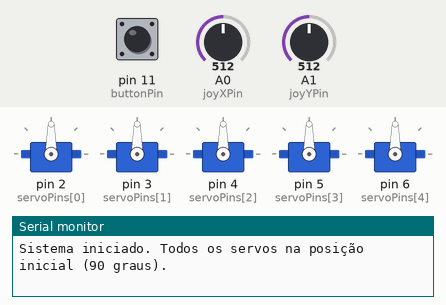
Bench run of a sketch on a simulated Arduino Uno, built with avr-gcc and run on an emulated ATmega328P. Parts: 5 × servo, the last lines printed to the serial monitor. The test bench sets the inputs (shaded band); at power-on: A1 (joyYPin) = 512, pin 11 (buttonPin) HIGH, A0 (joyXPin) = 512.

Above: at 1.2 s.
1.3 s: A1 (joyYPin) set to 716
At 1.8 s:
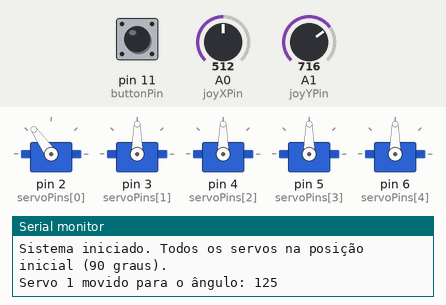
2.9 s: pin 11 (buttonPin) pulled LOW for 0.25 s
At 4.2 s:
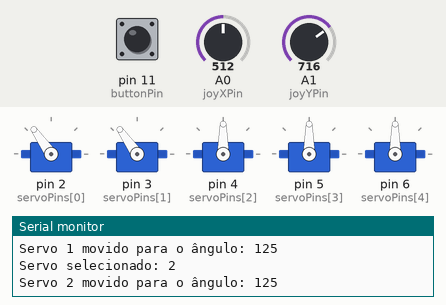
4.6 s: A1 (joyYPin) set to 900
At 5.7 s:
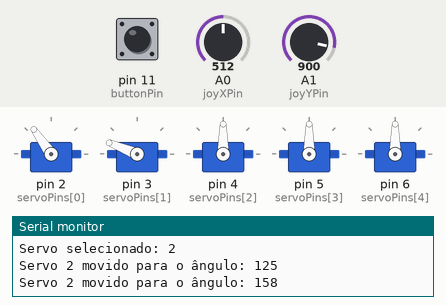
6.1 s: pin 11 (buttonPin) pulled LOW for 1 s
At 7.0 s:
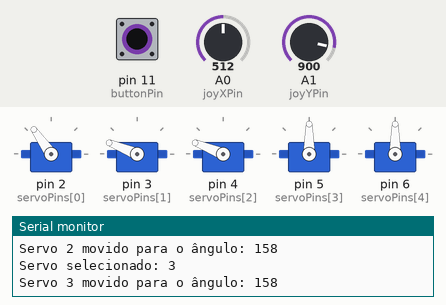
8.6 s: pin 11 (buttonPin) pulled LOW for 0.25 s
At 9.0 s:
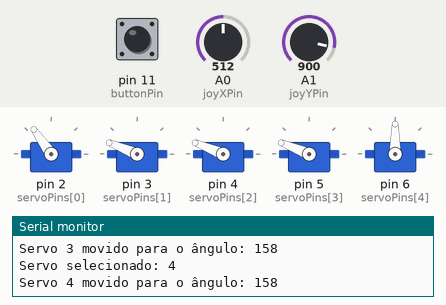
10.3 s: A1 (joyYPin) set to 1023
At 11.7 s:
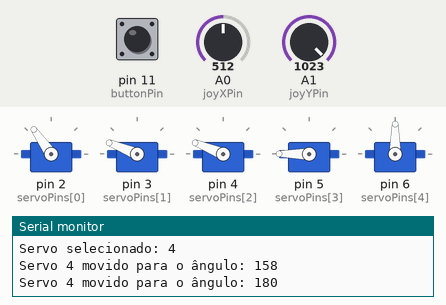
Timing chart, 0 to 12.9 s (numbered marks = the images above; inputs shaded):
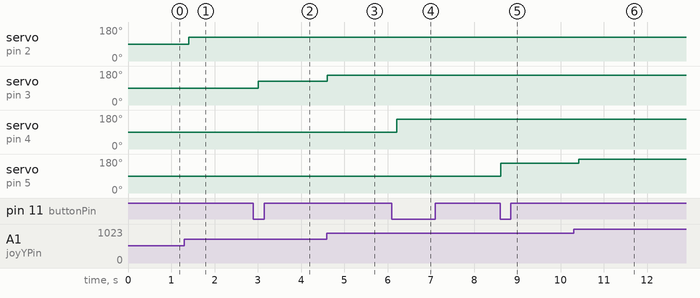

The sketch:

MultiServoArmControlWithJoystick.ino
```cpp
#include <Servo.h>

// Definição dos pinos
const int joyXPin = A0;       // Pino do eixo X do joystick
const int joyYPin = A1;       // Pino do eixo Y do joystick
const int buttonPin = 11;     // Pino do botão do joystick (SW)
const int servoPins[5] = {2, 3, 4, 5, 6};  // Pinos dos servos do braço

Servo servos[5];  // Array de 5 servos

const int deadzone = 30;  // Definindo a zona morta em torno de 512
int lastAngles[5] = {90, 90, 90, 90, 90};  // Última posição dos servos
int currentServo = 0;  // Índice do servo atualmente selecionado
int lastButtonState = HIGH;  // Estado anterior do botão

void setup() {
  // Iniciar os 5 servos
  for (int i = 0; i < 5; i++) {
    servos[i].attach(servoPins[i]);
    servos[i].write(lastAngles[i]);  // Posição inicial (90 graus)
  }

  // Configurar o pino do botão como entrada com pull-up interno
  pinMode(buttonPin, INPUT_PULLUP);

  // Inicializa comunicação serial para depuração
  Serial.begin(9600);

  Serial.println("Sistema iniciado. Todos os servos na posição inicial (90 graus).");
}

void loop() {
  // Leitura dos valores do joystick (0 a 1023)
  int joyXValue = analogRead(joyXPin);
  int joyYValue = analogRead(joyYPin);

  // Leitura do estado do botão (LOW significa pressionado)
  int buttonState = digitalRead(buttonPin);

  // Se o botão for pressionado, alternar para o próximo servo
  if (buttonState == LOW && lastButtonState == HIGH) {
    currentServo = (currentServo + 1) % 5;  // Alterna entre os 5 servos
    Serial.println("Servo selecionado: " + String(currentServo + 1));
  }

  // Atualiza o estado anterior do botão
  lastButtonState = buttonState;

  // Controlar o servo atualmente selecionado usando o eixo Y do joystick
  if (abs(joyYValue - 512) > deadzone) {
    // Mapear o valor do eixo Y do joystick para o ângulo do servo selecionado (0 a 180)
    int newAngle = map(joyYValue, 0, 1023, 0, 180);
    if (newAngle != lastAngles[currentServo]) {  // Somente log se o ângulo mudou
      lastAngles[currentServo] = newAngle;
      servos[currentServo].write(newAngle);  // Mover o servo selecionado
      Serial.println("Servo " + String(currentServo + 1) + " movido para o ângulo: " + String(newAngle));
    }
  }

  // Pausa para evitar logs excessivos
  delay(200);
}
```

Measured:
- after the input at 1.3 s, servo on pin 2 (servoPins[0]): 90° → 125° after 0.11 s
- after the input at 2.9 s, servo on pin 3 (servoPins[1]): 90° → 125° after 0.11 s
- after the input at 4.6 s, servo on pin 3 (servoPins[1]): 125° → 158° at once
- after the input at 6.1 s, servo on pin 4 (servoPins[2]): 90° → 158° after 0.12 s
- after the input at 8.6 s, servo on pin 5 (servoPins[3]): 90° → 158° at once
- after the input at 10.3 s, servo on pin 5 (servoPins[3]): 158° → 180° after 0.12 s
